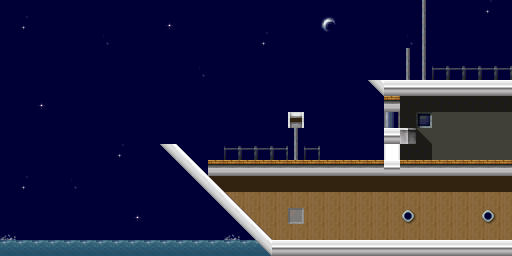

This is a level from a 2D game, rendered from its Tiled map with the project's own tilesets. A one-line summary and the complete map file follow:
An orthogonal 32x16 tile map with 16x16 px tiles, 1 tile layer (Tiles) and 5 objects (2x Guardian, 2x Route).

<map version="1.10" tiledversion="1.11.2" orientation="orthogonal" renderorder="right-down" width="32" height="16" tilewidth="16" tileheight="16" infinite="0" backgroundcolor="#000000" nextlayerid="4" nextobjectid="100">
 <properties>
  <property name="Name" value="The Bow" />
  <property name="Border" type="int" value="5" />
  <property name="Left" type="file" value="001.tmx" />
  <property name="Right" type="file" value="060.tmx" />
  <property name="Up" type="file" value="001.tmx" />
  <property name="Down" type="file" value="001.tmx" />
 </properties>
 <tileset firstgid="1" source="061.tsx" />
 <layer id="1" name="Tiles" width="32" height="16">
  <data encoding="csv">
1,1,1,1,1,1,1,1,1,1,1,1,1,1,1,1,1,1,1,1,1,1,1,1,1,1,4,1,1,1,5,1,
1,5,1,1,1,1,1,1,1,1,6,1,1,1,1,1,1,1,1,1,7,1,1,1,1,1,4,1,8,1,1,1,
1,1,1,1,1,1,9,1,1,1,1,1,1,1,1,1,5,1,1,1,1,1,1,1,1,9,4,1,1,1,1,1,
1,1,1,1,1,1,1,1,1,1,1,1,1,1,1,1,1,1,1,1,1,1,1,1,1,4,4,1,1,1,1,1,
1,1,1,1,1,1,1,1,1,1,1,1,9,1,1,1,1,1,1,1,1,1,1,1,1,4,4,10,10,10,10,10,
1,1,1,1,1,1,1,1,1,1,1,1,1,1,1,1,1,1,1,1,1,1,1,11,12,12,12,12,12,12,12,12,
1,1,6,1,1,1,1,1,1,1,1,1,1,1,1,1,1,1,1,1,1,1,1,1,13,2,2,2,2,2,2,2,
1,1,1,1,1,1,1,1,1,1,1,1,1,1,1,1,1,1,14,1,1,1,1,1,15,2,16,17,17,17,17,17,
1,1,1,1,1,1,1,1,1,1,1,1,1,1,1,1,1,1,4,1,1,1,1,1,12,18,19,17,17,17,17,17,
1,1,1,1,1,1,1,5,1,1,11,20,1,1,10,10,10,10,4,10,1,1,1,1,21,2,2,17,17,17,17,17,
1,1,1,1,1,1,1,1,1,1,1,11,20,13,13,13,13,13,13,13,13,13,13,13,12,13,13,13,13,13,13,13,
1,5,1,1,9,1,1,1,1,1,1,1,11,22,3,3,3,3,3,3,3,3,3,3,3,3,3,3,3,3,3,3,
1,1,1,1,1,1,1,1,1,1,1,1,1,11,23,24,24,24,24,24,24,24,24,24,24,24,24,24,24,24,24,24,
1,1,1,1,1,1,1,1,6,1,1,1,1,1,11,23,24,24,25,24,24,24,24,24,24,26,24,24,24,24,26,24,
27,1,1,1,1,1,1,1,1,1,1,1,1,1,27,11,23,24,24,24,24,24,24,24,24,24,24,24,24,24,24,24,
28,28,28,28,28,28,28,28,28,28,28,28,28,28,28,28,29,12,12,12,12,12,12,12,12,12,12,12,12,12,12,12
</data>
 </layer>
 <objectgroup id="2" name="Collectables">
  <object id="1" x="416" y="144" width="16" height="16" />
 </objectgroup>
 <objectgroup id="3" name="Enemies">
  <object id="2" type="Guardian" x="368" y="80" width="32" height="32">
   <properties>
    <property name="Color" type="color" value="#cdcd00" />
   </properties>
  </object>
  <object id="3" type="Route" x="352" y="48" width="128" height="32">
   <properties>
    <property name="Guardian" type="object" value="2" />
    <property name="Direction" type="int" propertytype="Direction" value="2" />
    <property name="Speed" type="int" propertytype="Speed" value="1" />
   </properties>
  </object>
  <object id="4" type="Guardian" x="320" y="240" width="32" height="32">
   <properties>
    <property name="Color" type="color" value="#cd00cd" />
   </properties>
  </object>
  <object id="5" type="Route" x="272" y="208" width="208" height="32">
   <properties>
    <property name="Guardian" type="object" value="4" />
    <property name="Direction" type="int" propertytype="Direction" value="2" />
    <property name="Speed" type="int" propertytype="Speed" value="1" />
   </properties>
  </object>
 </objectgroup>
</map>
